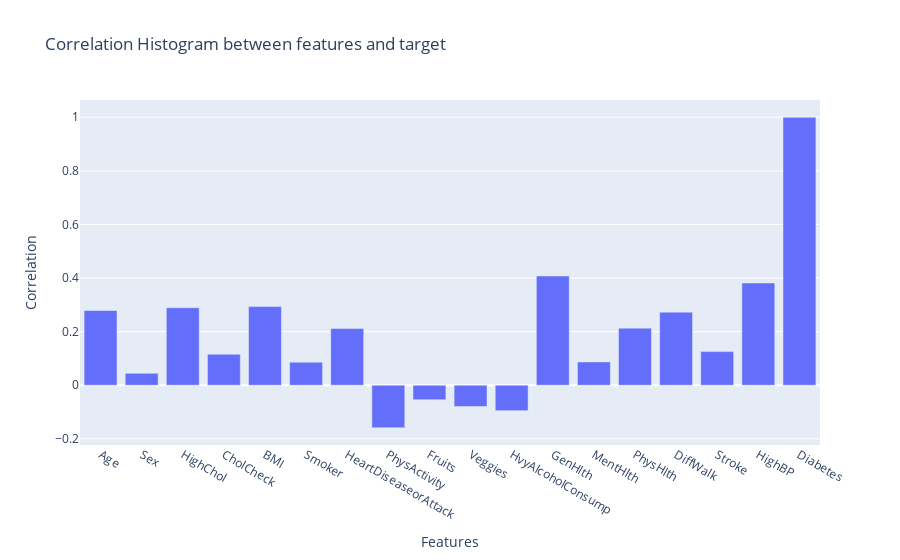

This figure's notebook cell:
### Code cell
# The correlation of each variable with the target variable (Diabetes)
fig = go.Figure()
corr_target = data_dict['D'].corr()["Diabetes"]
fig.add_trace(go.Bar(x=corr_target.index, y=corr_target.values))
fig.update_layout(title="Correlation Histogram between features and target", 
                  xaxis_title='Features', yaxis_title='Correlation', barmode='group')
fig.show()

### Figure 1 — Plotly figure (JSON) as saved in the notebook; plotly's stock layout.template omitted (floating-point values rounded to 4 significant figures)
{"data": [{"type": "bar", "x": ["Age", "Sex", "HighChol", "CholCheck", "BMI", "Smoker", "HeartDiseaseorAttack", "PhysActivity", "Fruits", "Veggies", "HvyAlcoholConsump", "GenHlth", "MentHlth", "PhysHlth", "DiffWalk", "Stroke", "HighBP", "Diabetes"], "y": [0.2787, 0.04441, 0.2892, 0.1154, 0.2934, 0.086, 0.2115, -0.1587, -0.05408, -0.07929, -0.09485, 0.4076, 0.08703, 0.2131, 0.2726, 0.1254, 0.3815, 1]}], "layout": {"barmode": "group", "title": {"text": "Correlation Histogram between features and target"}, "xaxis": {"title": {"text": "Features"}}, "yaxis": {"title": {"text": "Correlation"}}}}
